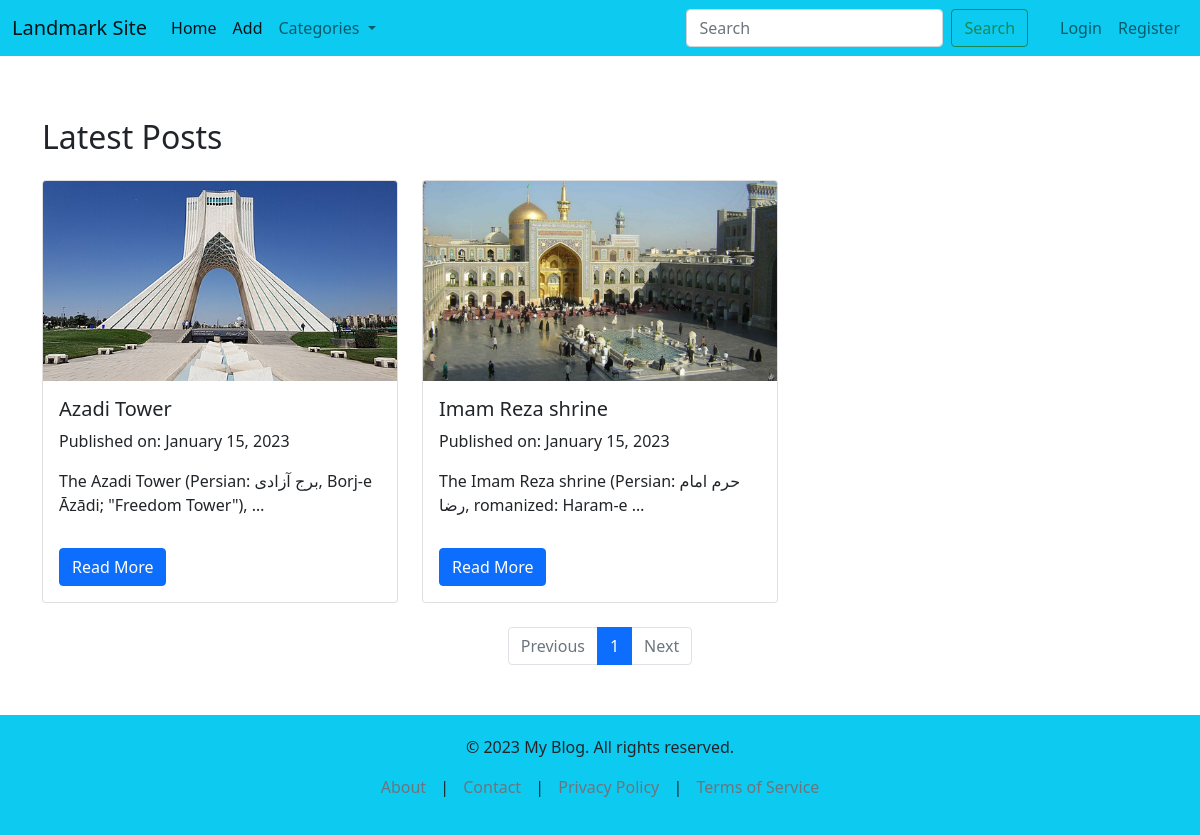
The page /landmarks/home/ on the database as committed earlier.
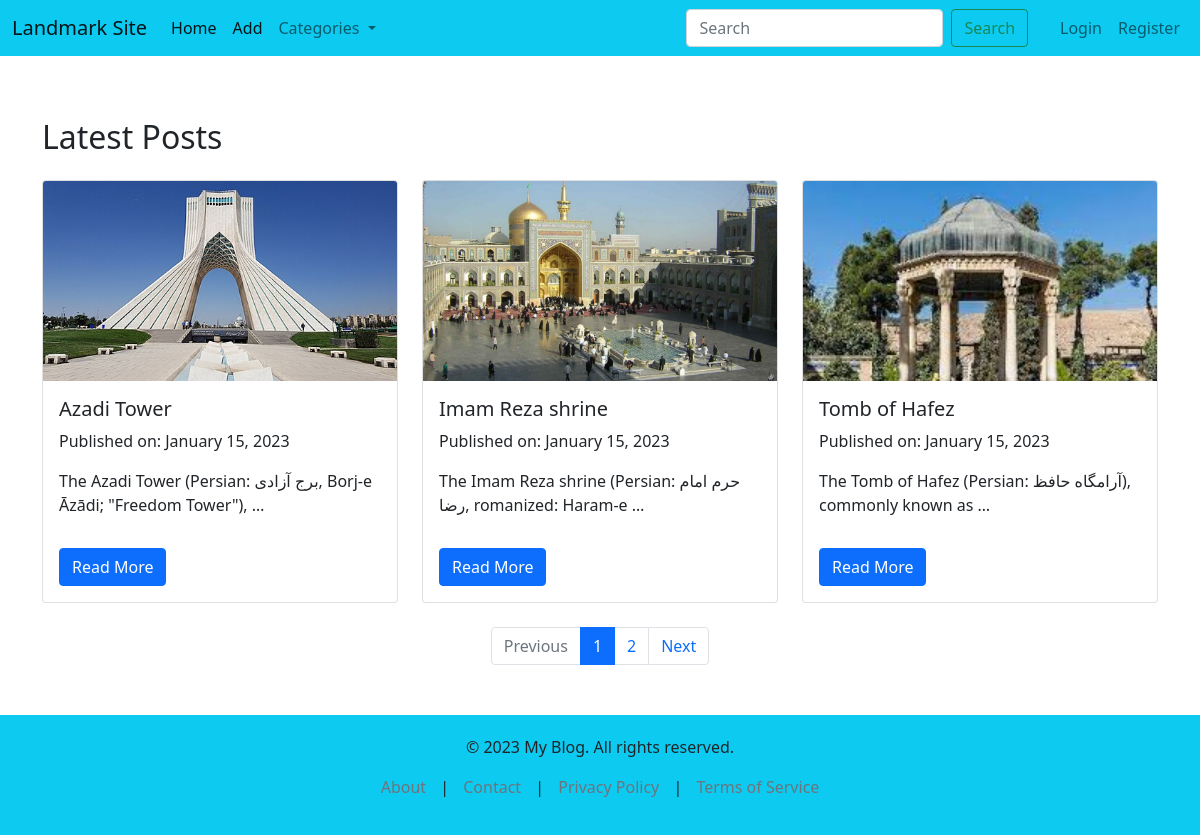
The same page on the database as committed later.
### landmarks/models.py (models this page shows, shortened)
class Landmark(models.Model):
    name = models.CharField(max_length=255)
    description = models.TextField()
    created = models.DateTimeField(auto_now=True)
    images = models.ImageField(upload_to='landmarkdata', null=True)
    tag = models.ManyToManyField(Tag)

### landmarks/views.py (the view)
# urls.py: 2. Add a URL to urlpatterns:  path('', views.home, name='home')
def home(request):
    page_number = request.GET.get('page', 1)
    landmarks = Landmark.objects.all().order_by('id')
    paginator = Paginator(landmarks, 3)
    page_obj = paginator.get_page(page_number)
    return TemplateResponse(request, 'landmarks/home.html', {'landmarks': page_obj, 'paginator': paginator})

### landmarks/context_processor.py (called while the page is built)
def categories(request):
    tags = Tag.objects.all()
    return{'tags': tags}

### landmarks/models.py (called while the page is built)
    def __str__(self):
        return self.title

### landmarks/templates/landmarks/home.html (shortened to what this page needs)
{% extends 'base.html' %}
{% load static %}
{% block css %}
<link rel="stylesheet" href="{% static 'landmarks/index.css' %}">
{% endblock css %}
{% block content %}
<div class="container mt-5">
    <h2 class="mb-4">Latest Posts</h2>
    <div class="row row-cols-1 row-cols-md-3 g-4">
      {% for landmark in landmarks %}
        {% include 'landmarks/card.html' %}
      {% endfor %}
    </div>
    <nav aria-label="Page navigation example" class="mt-4">
      <ul class="pagination justify-content-center">
        {% if landmarks.has_previous %}
          <li class="page-item">
            <a class="page-link" href="?page={{ landmarks.previous_page_number }}" tabindex="-1" aria-disabled="true">Previous</a>
          </li>
        {% else %}
          <li class="page-item disabled">
            <a class="page-link" href="#" tabindex="-1" aria-disabled="true">Previous</a>
          </li>
        {% endif %}
        {% for page in paginator.page_range %}
          {% if page == landmarks.number %}
            <li class="page-item active"><a class="page-link" href="#">{{ page }}</a></li>
          {% else %}
            <li class="page-item"><a class="page-link" href="?page={{ page }}">{{ page }}</a></li>
          {% endif %}
        {% endfor %}
        {% if landmarks.has_next %}
        <li class="page-item">
          <a class="page-link" href="?page={{ landmarks.next_page_number }}">Next</a>
        </li>
        {% else %}
        <li class="page-item disabled">
          <a class="page-link" href="#">Next</a>
        </li>
        {% endif %}
      </ul>
    </nav>
  </div>
{% endblock content %}

### templates/base.html (shortened to what this page needs)
{% load static %}
<!DOCTYPE html>
<html lang="en">
<head>
  <link href="{% static 'bootstrap/css/bootstrap.min.css' %}" rel="stylesheet">
  <link rel="stylesheet" href="{% static 'style.css' %}">
  {% block css %}{% endblock css %}
</head>
<body>
  <nav class="navbar navbar-expand-lg navbar-light bg-info fixed-top">
    <div class="container-fluid">
      <a class="navbar-brand" href="#">Landmark Site</a>
      <div class="collapse navbar-collapse justify-content-between" id="navbarNav">
        <ul class="navbar-nav me-auto">
          <li><a class="nav-link active" aria-current="page" href="http://127.0.0.1:8000/landmarks/home/">Home</a></li>
          <li><a class="nav-link active" aria-current="page" href="http://127.0.0.1:8000/landmarks/add/">Add</a></li>
          <li class="nav-item dropdown">
            <a class="nav-link dropdown-toggle" href="#" id="navbarDropdown" role="button" data-bs-toggle="dropdown" aria-expanded="false">
              Categories
            </a>
          </li>
        </ul>
        <form class="d-flex me-4" role="search" action="{%url 'search'%}">
          <input class="form-control me-2" type="search" placeholder="Search" aria-label="Search" name = 'query'>
          <button class="btn btn-outline-success" type="submit">Search</button>
        </form>
        <ul class="navbar-nav">
          {% if not user.is_authenticated %}
            <li class="nav-item">
              <a class="nav-link" href="{% url 'login' %}">Login</a>
            </li>
            <li class="nav-item">
              <a class="nav-link" href="{% url 'register' %}">Register</a>
            </li>
          {% endif %}
        </ul>
      </div>
    </div>
  </nav>
{% block content %}{% endblock content %}
  <footer class="bg-info">
    <div class="container sticky-bottom">
      <p>&copy; 2023 My Blog. All rights reserved.</p>
      <p>
        <a href="#" class="link-secondary">About</a> |
        <a href="#" class="link-secondary">Contact</a> |
        <a href="#" class="link-secondary">Privacy Policy</a> |
        <a href="#" class="link-secondary">Terms of Service</a>
      </p>
    </div>
  </footer>
</body>
</html>

### landmarks/templates/landmarks/card.html
<div class="col">
    <div class="card h-100">
        <img src="{{landmark.images.url}}" class="card-img-top" alt="Post Image">
        <div class="card-body">
        <h5 class="card-title">{{ landmark.name }}</h5>
        <p class="card-text">Published on: January 15, 2023</p>
        <p class="card-text">{{ landmark.description|truncatewords:10 }}</p>
        <a href="{% url 'single_place' landmark.id %}" class="btn btn-primary read-more-btn">Read More</a>
        </div>
    </div>
</div>

### static/style.css (style rules this page uses)
body { padding-top: 70px; }
footer { background-color: #f8f9fa; padding: 20px 0; text-align: center; margin-top: 50px; }
footer a { color: #007bff; text-decoration: none; margin: 0 10px; }

### landmarks/static/posts/index.css (style rules this page uses)
.card img { height: 200px; object-fit: cover; }
.read-more-btn { display: inline-block; margin-top: 15px; }

Rows that differ between the two databases and show on the page:
added Landmark: images (picture), name "Tomb of Hafez", description "The Tomb of Hafez (Persian: آرامگاه حافظ), commonly known as …"
Other text that changed with them:
new list line: "2"
